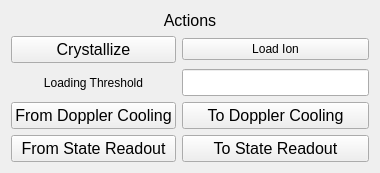
<?xml version="1.0" encoding="UTF-8"?>
<ui version="4.0">
 <class>Form</class>
 <widget class="QWidget" name="Form">
  <property name="geometry">
   <rect>
    <x>0</x>
    <y>0</y>
    <width>380</width>
    <height>134</height>
   </rect>
  </property>
  <property name="windowTitle">
   <string>Form</string>
  </property>
  <layout class="QGridLayout" name="gridLayout">
   <item row="0" column="0" colspan="2">
    <widget class="QLabel" name="label">
     <property name="font">
      <font>
       <pointsize>12</pointsize>
      </font>
     </property>
     <property name="text">
      <string>Actions</string>
     </property>
     <property name="alignment">
      <set>Qt::AlignCenter</set>
     </property>
    </widget>
   </item>
   <item row="5" column="1">
    <widget class="QPushButton" name="tostate">
     <property name="sizePolicy">
      <sizepolicy hsizetype="Minimum" vsizetype="Minimum">
       <horstretch>0</horstretch>
       <verstretch>0</verstretch>
      </sizepolicy>
     </property>
     <property name="font">
      <font>
       <pointsize>12</pointsize>
      </font>
     </property>
     <property name="text">
      <string>To State Readout</string>
     </property>
    </widget>
   </item>
   <item row="4" column="1">
    <widget class="QPushButton" name="todc">
     <property name="sizePolicy">
      <sizepolicy hsizetype="Minimum" vsizetype="Minimum">
       <horstretch>0</horstretch>
       <verstretch>0</verstretch>
      </sizepolicy>
     </property>
     <property name="font">
      <font>
       <pointsize>12</pointsize>
      </font>
     </property>
     <property name="text">
      <string>To Doppler Cooling</string>
     </property>
    </widget>
   </item>
   <item row="5" column="0">
    <widget class="QPushButton" name="fromstate">
     <property name="sizePolicy">
      <sizepolicy hsizetype="Minimum" vsizetype="Minimum">
       <horstretch>0</horstretch>
       <verstretch>0</verstretch>
      </sizepolicy>
     </property>
     <property name="font">
      <font>
       <pointsize>12</pointsize>
      </font>
     </property>
     <property name="text">
      <string>From State Readout</string>
     </property>
    </widget>
   </item>
   <item row="4" column="0">
    <widget class="QPushButton" name="fromdc">
     <property name="sizePolicy">
      <sizepolicy hsizetype="Minimum" vsizetype="Minimum">
       <horstretch>0</horstretch>
       <verstretch>0</verstretch>
      </sizepolicy>
     </property>
     <property name="font">
      <font>
       <pointsize>12</pointsize>
      </font>
     </property>
     <property name="text">
      <string>From Doppler Cooling</string>
     </property>
    </widget>
   </item>
   <item row="1" column="0">
    <widget class="QPushButton" name="crystallize">
     <property name="sizePolicy">
      <sizepolicy hsizetype="Minimum" vsizetype="Minimum">
       <horstretch>0</horstretch>
       <verstretch>0</verstretch>
      </sizepolicy>
     </property>
     <property name="font">
      <font>
       <pointsize>12</pointsize>
      </font>
     </property>
     <property name="text">
      <string>Crystallize</string>
     </property>
    </widget>
   </item>
   <item row="1" column="1">
    <widget class="QPushButton" name="Load_ion">
     <property name="text">
      <string>Load Ion</string>
     </property>
    </widget>
   </item>
    <item row="2" column="0">
       <widget class="QLabel" name="label_3">
        <property name="text">
         <string>Loading Threshold</string>
        </property>
        <property name="alignment">
         <set>Qt::AlignCenter</set>
        </property>
       </widget>
      </item>
      <item row="2" column="1">
       <widget class="QLineEdit" name="load_ion_threshold">
        <property name="sizePolicy">
         <sizepolicy hsizetype="Expanding" vsizetype="Fixed">
          <horstretch>0</horstretch>
          <verstretch>0</verstretch>
         </sizepolicy>
        </property>
        <property name="font">
         <font>
          <pointsize>12</pointsize>
         </font>
        </property>
        <property name="alignment">
         <set>Qt::AlignCenter</set>
        </property>
       </widget>
      </item>
  </layout>
 </widget>
 <resources/>
 <connections/>
</ui>
